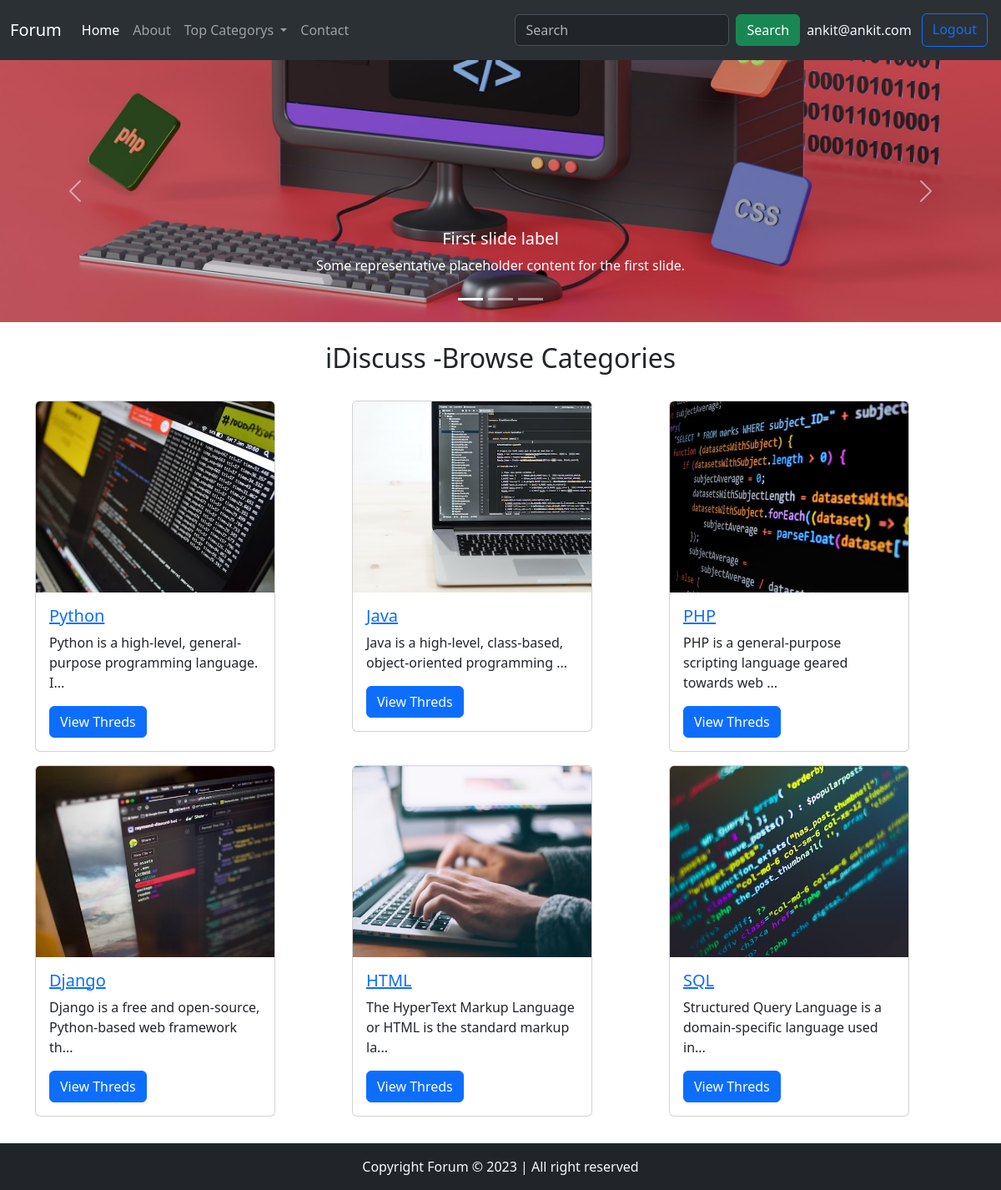
/index.php (signed in), run on the app's committed database.
### tables this page shows
CREATE TABLE `categories` (
  `category_id` int(8) NOT NULL,
  `category_name` varchar(255) NOT NULL,
  `category_description` varchar(255) NOT NULL,
  `created` datetime NOT NULL DEFAULT current_timestamp()
);

### index.php (the view, shortened to what this page needs)
<!doctype html>
<html lang="en">
<head>
    <link href="https://cdn.jsdelivr.net/npm/bootstrap@5.3.2/dist/css/bootstrap.min.css" rel="stylesheet">
</head>
<body>
    <?php
    include 'partials/_dbconnect.php';
    include 'partials/_header.php';
    ?>
    <div id="carouselExampleCaptions" class="carousel slide">
        <div class="carousel-indicators">
            <button type="button" data-bs-target="#carouselExampleCaptions" data-bs-slide-to="0" class="active" aria-current="true" aria-label="Slide 1"></button>
            <button type="button" data-bs-target="#carouselExampleCaptions" data-bs-slide-to="1" aria-label="Slide 2"></button>
            <button type="button" data-bs-target="#carouselExampleCaptions" data-bs-slide-to="2" aria-label="Slide 3"></button>
        </div>
        <div class="carousel-inner">
            <div class="carousel-item active">
                <img src="img/bg2.jpeg" class="d-block w-100" alt="...">
                <div class="carousel-caption d-none d-md-block">
                    <h5>First slide label</h5>
                    <p>Some representative placeholder content for the first slide.</p>
                </div>
            </div>
        </div>
        <button class="carousel-control-prev" type="button" data-bs-target="#carouselExampleCaptions" data-bs-slide="prev">
            <span class="carousel-control-prev-icon" aria-hidden="true"></span>
        </button>
        <button class="carousel-control-next" type="button" data-bs-target="#carouselExampleCaptions" data-bs-slide="next">
            <span class="carousel-control-next-icon" aria-hidden="true"></span>
        </button>
    </div>
    <div class="container my-4">
        <h2 class="text-center my-3">iDiscuss -Browse Categories</h2>
        <div class="row my-4">
            <?php
            $sql = "SELECT * FROM `categories`";
            $result = mysqli_query($conn, $sql);
            while ($row = mysqli_fetch_assoc($result)) {
                $id = $row['category_id'];
                $cat = $row['category_name'];
                $desc = $row['category_description'];
                echo '<div class="col-md-4 my-2">
            <div class="card" style="width: 18rem;">
                <img src="img/product' . $id . '.jpeg" class="card-img-top" alt="...">
                <div class="card-body">
                    <h5 class="card-title"><a href = "threadlist.php?catid=' . $id . '">' . $cat . '</a></h5>
                    <p class="card-text">' . substr($desc, 0, 63,) . '...</p>
                    <a href="threadlist.php?catid=' . $id . '" class="btn btn-primary">View Threds</a>
                </div>
            </div>
        </div>';
            }
            ?>
        </div>
    </div>
    <?php
    include 'partials/_footer.php';
    ?>
</body>
</html>

### data on the page
categories: shows a picture, category_name "Python", category_description "Python is a high-level, general-purpose programming language. I"
categories: shows a picture, category_name "Java", category_description "Java is a high-level, class-based, object-oriented programming"
categories: shows a picture, category_name "PHP", category_description "PHP is a general-purpose scripting language geared towards web"
categories: shows a picture, category_name "Django", category_description "Django is a free and open-source, Python-based web framework th"
categories: shows a picture, category_name "HTML", category_description "The HyperText Markup Language or HTML is the standard markup la"
categories: shows a picture, category_name "SQL", category_description "Structured Query Language is a domain-specific language used in"

### other printed values
$_SESSION['user_email'] "ankit@ankit.com"
